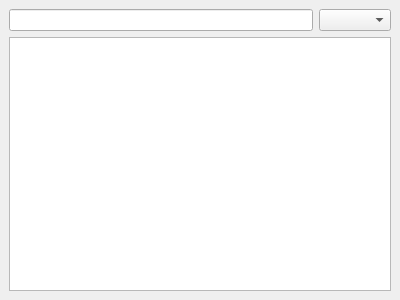
<?xml version="1.0" encoding="UTF-8"?>
<ui version="4.0">
 <class>Contents</class>
 <widget class="QDockWidget" name="Contents">
  <property name="geometry">
   <rect>
    <x>0</x>
    <y>0</y>
    <width>400</width>
    <height>300</height>
   </rect>
  </property>
  <property name="windowTitle">
   <string>Contents</string>
  </property>
  <widget class="QWidget" name="dockWidgetContents">
   <layout class="QVBoxLayout" name="verticalLayout">
    <item>
     <layout class="QHBoxLayout" name="horizontalLayout">
      <item>
       <widget class="QLineEdit" name="lineEdit"/>
      </item>
      <item>
       <widget class="QComboBox" name="comboBox"/>
      </item>
     </layout>
    </item>
    <item>
     <widget class="QTreeView" name="treeView">
      <property name="selectionMode">
       <enum>QAbstractItemView::ExtendedSelection</enum>
      </property>
      <property name="selectionBehavior">
       <enum>QAbstractItemView::SelectItems</enum>
      </property>
     </widget>
    </item>
   </layout>
  </widget>
 </widget>
 <resources/>
 <connections/>
</ui>
